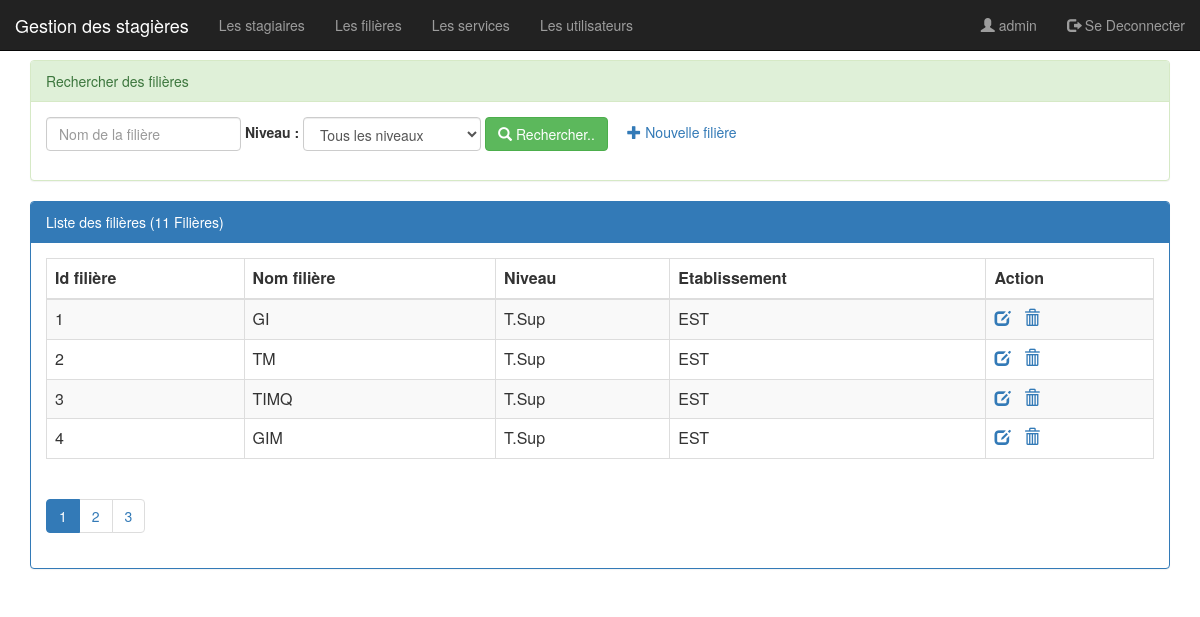
The app's page /pages/filieres.php (signed in) with its own data.
### tables this page shows
CREATE TABLE FILIERE (                    
	ID int(4) AUTO_INCREMENT PRIMARY KEY, 
	NOM_FILIERE VARCHAR(100) NOT NULL,
    NIVEAU VARCHAR(100) NOT NULL,
    ECOLE VARCHAR(100) NOT NULL);

### pages/filieres.php (the view, shortened to what this page needs)
<?php
    require_once("connexiondb.php");
    $nomF = isset($_GET['nomF'])?$_GET['nomF']:"";
    $niveau = isset($_GET['niveau'])?$_GET['niveau']:"all";
    $size = isset($_GET['size'])?$_GET['size']:4;
    $page = isset($_GET['page'])?$_GET['page']:1;
    $offset = ($page - 1)* $size;
    if($niveau == "all"){
        $requete = "SELECT * FROM filiere
                    WHERE NOM_FILIERE LIKE '%$nomF%'
                    limit $size
                    offset $offset";
        $requeteCount = "SELECT COUNT(*) countF FROM filiere
                        WHERE NOM_FILIERE LIKE '%$nomF%'";
    }
    $resultatF = $pdo->query($requete);
    $resultatCount = $pdo->query($requeteCount);
    $tabCount = $resultatCount->fetch();
    $nbrFiliere = $tabCount['countF'];
    $rest = $nbrFiliere % $size;
    if($rest === 0){
        $nbrPage = $nbrFiliere/$size;
    }else{
        $nbrPage = floor($nbrFiliere/$size) + 1;
    }
?>
<HTML>
    <head>
        <link rel="stylesheet" type="text/css" href="../css/bootstrap.min.css">
        <link rel="stylesheet" type="text/css" href="../css/monstyle.css">
    </head>
    <body>
        <?php include("menu.php");?>
    </body>
    <div class="container">
        <div class="panel panel-success margetop">
            <div class="panel-heading">Rechercher des filières</div>
                <div class="panel-body">
                    <form method="get" action="filieres.php" class="form-inline">
                        <div class="form-group">
                            <input type="text" name="nomF" placeholder="Nom de la filière" value="<?php echo $nomF;?>" class="form-control">
                        </div>
                        <label for="niveau">Niveau :</label>
                        <select name="niveau" class="form-control" id="niveau" onchange="this.form.submit()">
                            <option value="all" <?php if($niveau == "all") echo "selected";?>>Tous les niveaux</option>
                        </select>
                        <button type="submit" class="btn btn-success">
                            <span class="glyphicon glyphicon-search"></span>
                            Rechercher..
                        </button>
                        <?php if($_SESSION['user']['ROLE']=="ADMIN") {?>
                        <a href="nouvelleFiliere.php"><span class="glyphicon glyphicon-plus"></span> Nouvelle filière</a>
                        <?php } ?>
                    </form>
                </div>
        </div>
        <div class="panel panel-primary">
            <div class="panel-heading">Liste des filières (<?php echo $nbrFiliere;?> Filières)</div>
                <div class="panel-body">
                    <table class="table table-striped table-bordered">
                        <thead>
                            <tr>
                                <th>Id filière</th><th>Nom filière</th><th>Niveau</th><th>Etablissement</th>
                                <?php if($_SESSION['user']['ROLE']=="ADMIN") {?>
                                    <th>Action</th>
                                <?php } ?>
                            </tr>
                        </thead>
                        <tbody>
                                <?php while ($filiere=$resultatF->fetch()) {
                                    ?>
                                    <tr>
                                        <td><?php echo ($filiere["ID"]);?></td>
                                        <td><?php echo ($filiere["NOM_FILIERE"]);?></td>
                                        <td><?php echo ($filiere["NIVEAU"]);?></td>
                                        <td><?php echo ($filiere["ECOLE"]);?></td>
                                        <?php if($_SESSION['user']['ROLE']=="ADMIN") {?>
                                        <td><a href="editerFiliere.php?idF=<?php echo ($filiere['ID']);?>"><span class="glyphicon glyphicon-edit"></span></a>
                                            <a onclick="return confirm('Etes vous sûre de vouloir supprimer cette filière?')"
                                               href="supprimerFiliere.php?idF=<?php echo ($filiere['ID']);?>"><span class="glyphicon glyphicon-trash"></span></a>
                                        </td>
                                        <?php } ?>
                                    </tr>
                                <?php
                                    } ?>
                        </tbody>
                    </table>
                    <div>
                        <ul class="pagination">
                            <?php for($i=1;$i<=$nbrPage;$i++){?>
                               <li class="<?php if($i == $page ) echo 'active';?>">
                                   <a href="filieres.php?page=<?php echo $i; ?>&nomF=<?php echo $nomF;?>&niveau=<?php echo $niveau?>">
                                   <?php echo $i; ?>
                                   </a></li>
                           <?php }?>
                        </ul>
                    </div>
                </div>
        </div>
    </div>
</HTML>

### pages/menu.php (shortened to what this page needs)
<nav class="navbar navbar-inverse navbar-fixed-top">
    <div class="container-fluid">
        <div class="navbar-header">
            <a href="../index.php" class="navbar-brand">Gestion des stagières</a>
        </div>
    <ul class="nav navbar-nav">
        <li><a href="stagiaires.php">Les stagiaires</a></li>
        <li><a href="filieres.php">Les filières</a></li>
        <li><a href="services.php">Les services</a></li>
        <li><a href="utilisateurs.php">Les utilisateurs</a></li>
    </ul>
    <ul class="nav navbar-nav navbar-right">
				<li>
					<a href="editerUtilisateur.php?idUser=<?php echo $_SESSION['user']['ID'];?>">
						<span class="glyphicon glyphicon-user"></span>
						<?php echo $_SESSION['user']['LOGIN'];?>
					</a>
				</li>
				<li>
					<a href="SeDeconnecter.php">
						<span class="glyphicon glyphicon-log-out"></span>
						Se Deconnecter
					</a>
				</li>
    </ul>
    </div>
</nav>

### css/monstyle.css (style rules this page uses)
.margetop { margin-top: 60px; }

### records on screen
filiere: ID "1", NOM_FILIERE "GI", NIVEAU "T.Sup", ECOLE "EST"
filiere: ID "2", NOM_FILIERE "TM", NIVEAU "T.Sup", ECOLE "EST"
filiere: ID "3", NOM_FILIERE "TIMQ", NIVEAU "T.Sup", ECOLE "EST"
filiere: ID "4", NOM_FILIERE "GIM", NIVEAU "T.Sup", ECOLE "EST"

### other values on screen
$_SESSION['user']['LOGIN'] "admin"
$nbrFiliere "11"
